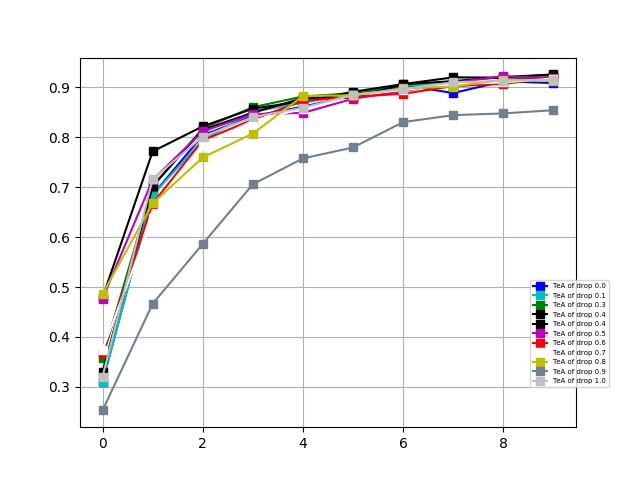

Python code for this plot:
import keras
from keras.models import Sequential
import numpy as np
from keras.layers import Dropout,Dense, Activation, Convolution2D, MaxPooling2D, Flatten
from keras.optimizers import SGD, RMSprop
import matplotlib.pyplot as plt
from keras import regularizers

# deal with data
train_data = np.loadtxt('zip_train.txt',dtype=np.float32)
test_data = np.loadtxt('zip_test.txt',dtype=np.float32)
train_label = train_data[:,0]
test_label = test_data[:,0]
train_data=np.delete(train_data,0,axis=1)
test_data = np.delete(test_data,0,axis=1)


train_data=train_data.reshape(-1,1,16,16)
test_data=test_data.reshape(-1,1,16,16)




test_label = keras.utils.to_categorical(test_label,10)
train_label = keras.utils.to_categorical(train_label,10)

def cnn_model(initializers,def_lr,def_bcs,def_momen,drop):
    
     #add layer....
    model =Sequential()
    
    #conv 1
    model.add(Convolution2D(
        nb_filter=32,
        nb_row=5,
        nb_col=5,
        border_mode='same',
        input_shape=(1,16,16),
        kernel_initializer=initializers,
        bias_initializer='zeros'

        ))
    model.add(Activation('relu'))
    model.add(Dropout(drop))    #test dropout
    #pooling
    model.add(MaxPooling2D(
        pool_size=(2,2),
        strides=(2,2),
        border_mode='same',#padding method
        )
    
        )

    #conv 2 
    model.add(Convolution2D(64,5,5,border_mode='same',
        kernel_initializer=initializers, 
        bias_initializer ='zero'

        ))
    model.add(Activation('relu'))
    model.add(Dropout(drop)) #test dropout
    #pooling
    model.add(MaxPooling2D(pool_size=(2,2),border_mode='same'))

    #fully
    model.add(Flatten())
    model.add(Dense(1024,kernel_initializer=initializers,bias_initializer='zeros'))
    model.add(Activation('relu'))

    #fully
    model.add(Dense(10, kernel_initializer=initializers,bias_initializer='zeros'))
    model.add(Activation('softmax'))

    #optimizer
    sgd = SGD(lr=def_lr,momentum=def_momen)

    #compile
    model.compile(optimizer=sgd,
            loss='categorical_crossentropy',   
            metrics=['mae','accuracy'])

    print ('Training ------------')

    history = model.fit(train_data,train_label,nb_epoch=10,batch_size=def_bcs,verbose=1,validation_data=(test_data, test_label))

    print('\nTesting-------------')
    score = model.evaluate(test_data, test_label, verbose=0)
    print ('Test loss:', score[0])
    print ('Test mae', score[1])
    print ('Test accuracy',score[2])
    return history

keras.initializers.Initializer()
def_lr = 0.001
def_bcs=256
def_momen=0.99
plt.figure()

for j in range(11):# test dropout

    if j ==0:
        
        drop=0.0
        a='drop 0.0'
        c='b'
    if j ==1:
        drop=0.1
        a='drop 0.1'
        c='c'
    if j ==2:
        drop=0.3
        a='drop 0.3'
        c='g'
    if j ==3:
        drop=0.4
        a='drop 0.4'
        c='k'
        
    if j==5:
        drop=0.5
        a='drop 0.5'
        c='m'
    if j==6:
        drop=0.6
        a='drop 0.6'
        c='r'
    if j==7:
        drop=0.7
        a='drop 0.7'
        c='w'
    if j==8:
        drop=0.8
        a='drop 0.8'
        c='y'
    if j==9:
        drop=0.9
        a='drop 0.9'
        c='#708090'
    if j==10:
        drop=1
        a='drop 1.0'
        c='#c0c0c0'




#for j in range(9):# test l1
#    drop=0.3
    
#    if j ==0:
#        ak=regularizers.l1(1)
#        k=regularizers.l1(1)
#        a='kernel l1 1.0'
##        c='b'
 #   if j ==1:
#        ak=regularizers.l1(0.1)
#        k=regularizers.l1(0.1)
#        a='kernel l1 0.1'
#        c='c'
#    if j ==2:
#        ak=regularizers.l1(0.01)
#        k=regularizers.l1(0.01)
#        a='kernel l1 0.01'
#        c='g'
#    if j ==3:
#        ak=regularizers.l1(0.03)
#        k=regularizers.l1(0.03)
#       a='kernel l1 0.03'
#        c='k'
#    if j==4:
#        ak=regularizers.l1(0.009)
#        k=regularizers.l1(0.009)
#        a='kernel l1 0.009'
#        c='m'
#    if j==5:
#        ak=regularizers.l1(10)
#        k=regularizers.l1(10)
#        a='kernel l1 10'
#        c='y'
#    if j==6:
#        ak=regularizers.l1(0.00001)
#        k=regularizers.l1(0.00001)
#        a='kernel l1 0.00001'
#        c='w'
#    if j==7:
#        ak=regularizers.l1(0.000001)
#        k=regularizers.l1(0.000001)
#        a='kernel l1 0.000001'
#        c='r'
#    if j==8:
#        ak=regularizers.l1(0.0000001)
#        k=regularizers.l1(0.0000001)
#        a='kernel l1 0.0000001'
#        c='#c0c0c0'
    initializers = keras.initializers.he_normal(seed=None)
     

    b='s'#when test lr
    history=cnn_model(initializers,def_lr,def_bcs,def_momen,drop)
 
 
 
 

    
    

    plt.plot(history.history['val_accuracy'], color=c, marker=b, label ='TeA of '+a)
    
    plt.legend(loc=3,bbox_to_anchor=(0.9,0.1),ncol=1,fontsize=5)
    plt.grid(True)
    

plt.savefig("cnn_l1")
plt.show()
